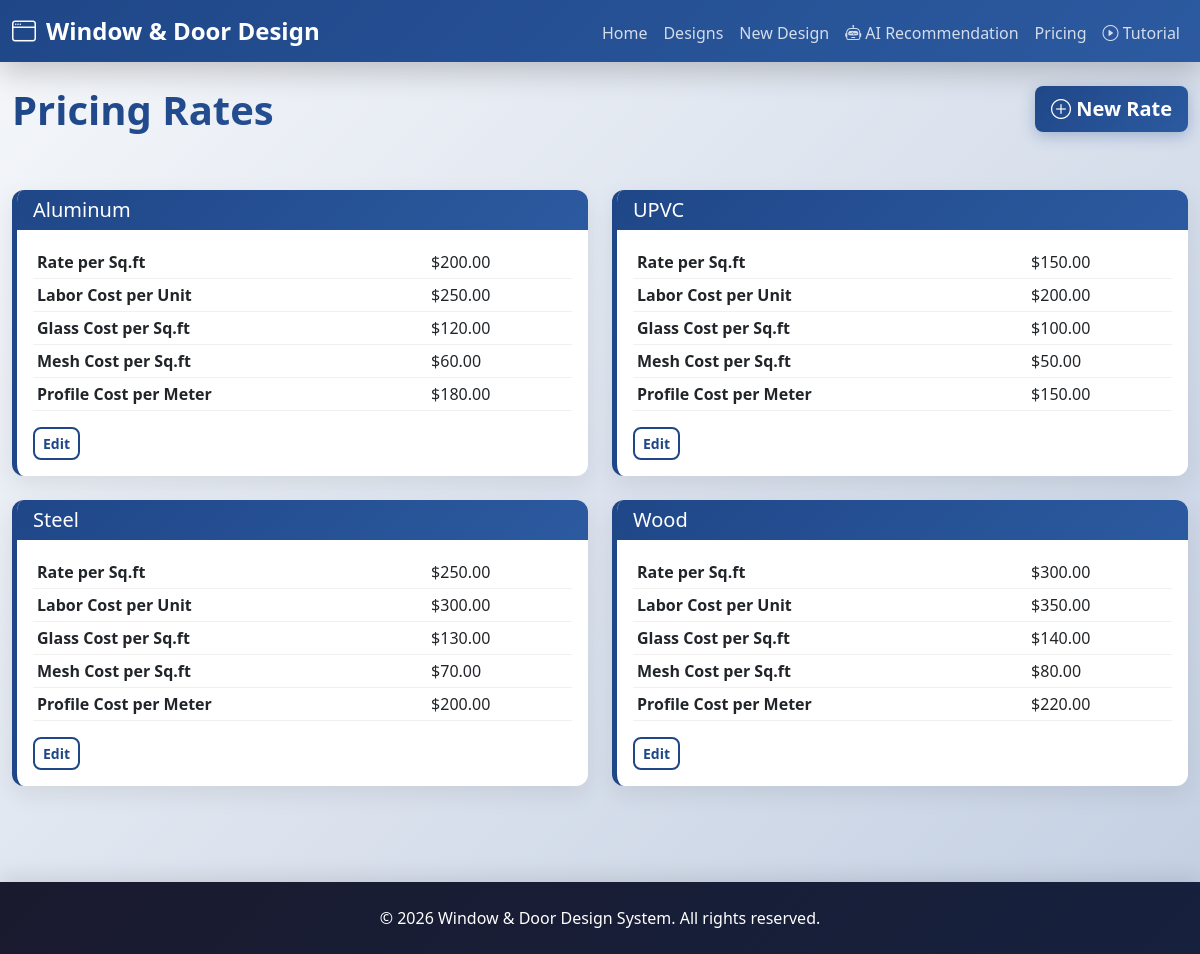
/pricing-rates/, run on the app's committed database.
### design_system/models.py (models this page shows, shortened)
class PricingRate(models.Model):
    MATERIAL_TYPE_CHOICES = [
        ('aluminum', 'Aluminum'),
        ('upvc', 'UPVC'),
        ('steel', 'Steel'),
        ('wood', 'Wood'),
    ]
    material_type = models.CharField(max_length=20, choices=MATERIAL_TYPE_CHOICES)
    rate_per_sqft = models.DecimalField(max_digits=10, decimal_places=2, default=0)
    labor_cost_per_unit = models.DecimalField(max_digits=10, decimal_places=2, default=0)
    glass_cost_per_sqft = models.DecimalField(max_digits=10, decimal_places=2, default=100)
    mesh_cost_per_sqft = models.DecimalField(max_digits=10, decimal_places=2, default=50)
    profile_cost_per_meter = models.DecimalField(max_digits=10, decimal_places=2, default=150)
    class Meta:
        verbose_name_plural = "Pricing Rates"

### design_system/views.py (the view)
# urls.py: path('pricing-rates/', views.pricing_rates, name='pricing_rates'),
def pricing_rates(request):
    rates = PricingRate.objects.all()
    context = {'rates': rates, 'page_title': 'Pricing Rates'}
    return render(request, 'pricing_rates.html', context)

### templates/pricing_rates.html (shortened to what this page needs)
{% extends 'base.html' %}
{% block content %}
<div class="row mb-4">
    <div class="col-md-8">
        <h1 class="page-title">Pricing Rates</h1>
    </div>
    <div class="col-md-4 text-end">
        <a href="{% url 'create_pricing_rate' %}" class="btn btn-primary btn-lg">
            <i class="bi bi-plus-circle"></i> New Rate
        </a>
    </div>
</div>
{% if rates %}
<div class="row">
    {% for rate in rates %}
    <div class="col-md-6 mb-4">
        <div class="card">
            <div class="card-header">
                <h5 class="mb-0">{{ rate.get_material_type_display }}</h5>
            </div>
            <div class="card-body">
                <table class="table table-sm">
                    <tr>
                        <th>Rate per Sq.ft</th>
                        <td>${{ rate.rate_per_sqft }}</td>
                    </tr>
                    <tr>
                        <th>Labor Cost per Unit</th>
                        <td>${{ rate.labor_cost_per_unit }}</td>
                    </tr>
                    <tr>
                        <th>Glass Cost per Sq.ft</th>
                        <td>${{ rate.glass_cost_per_sqft }}</td>
                    </tr>
                    <tr>
                        <th>Mesh Cost per Sq.ft</th>
                        <td>${{ rate.mesh_cost_per_sqft }}</td>
                    </tr>
                    <tr>
                        <th>Profile Cost per Meter</th>
                        <td>${{ rate.profile_cost_per_meter }}</td>
                    </tr>
                </table>
                <div class="d-flex gap-2">
                    <a href="{% url 'edit_pricing_rate' rate.pk %}" class="btn btn-outline-primary btn-sm">Edit</a>
                </div>
            </div>
        </div>
    </div>
    {% endfor %}
</div>
{% endif %}
{% endblock %}

### static/css/style.css (style rules this page uses)
:root { --primary-color: #1f4788; --secondary-color: #2c5aa0; --accent-color: #ff6b6b; --light-bg: #f8f9fa; --success-color: #10b981; --info-color: #3b82f6; }
* { transition: all 0.3s cubic-bezier(0.4, 0, 0.2, 1); }
body { font-family: 'Segoe UI', Tahoma, Geneva, Verdana, sans-serif; background: linear-gradient(135deg, #f5f7fa 0%, #c3cfe2 100%); background-attachment: fixed; min-height: 100vh; }
.btn-primary { background: linear-gradient(135deg, var(--primary-color) 0%, var(--secondary-color) 100%); border: none; border-radius: 8px; font-weight: 600; box-shadow: 0 4px 15px rgba(31, 71, 136, 0.3); transition: all 0.3s ease; position: relative; overflow: hidden; }
.btn-primary::before { content: ''; position: absolute; top: 0; left: -100%; width: 100%; height: 100%; background: rgba(255,255,255,0.2); transition: left 0.3s ease; }
.btn-outline-primary { border: 2px solid var(--primary-color); color: var(--primary-color); border-radius: 8px; font-weight: 600; }
.card { border: none; border-radius: 12px; box-shadow: 0 8px 25px rgba(0,0,0,0.08); transition: all 0.3s cubic-bezier(0.4, 0, 0.2, 1); border-left: 5px solid var(--primary-color); background: white; overflow: hidden; }
.card::before { content: ''; position: absolute; top: 0; left: 0; right: 0; height: 3px; background: linear-gradient(90deg, var(--primary-color), var(--secondary-color)); opacity: 0; }
.card-header { background: linear-gradient(135deg, var(--primary-color) 0%, var(--secondary-color) 100%); color: white; border: none; font-weight: 600; }
.page-title { color: var(--primary-color); margin-bottom: 2rem; font-weight: 700; font-size: 2.5rem; animation: fadeInDown 0.6s ease; background: linear-gradient(135deg, var(--primary-color) 0%, var(--secondary-color) 100%); -webkit-background-clip: text; -webkit-text-fill-color: transparent; background-clip: text; }
table { border-collapse: separate; border-spacing: 0; }
table tbody tr { transition: all 0.3s ease; border-bottom: 1px solid #f0f0f0; }

### data on the page
PricingRate: material_type "Aluminum", rate_per_sqft "200.00", labor_cost_per_unit "250.00", glass_cost_per_sqft "120.00", mesh_cost_per_sqft "60.00", profile_cost_per_meter "180.00"
PricingRate: material_type "UPVC", rate_per_sqft "150.00", labor_cost_per_unit "200.00", glass_cost_per_sqft "100.00", mesh_cost_per_sqft "50.00", profile_cost_per_meter "150.00"
PricingRate: material_type "Steel", rate_per_sqft "250.00", labor_cost_per_unit "300.00", glass_cost_per_sqft "130.00", mesh_cost_per_sqft "70.00", profile_cost_per_meter "200.00"
PricingRate: material_type "Wood", rate_per_sqft "300.00", labor_cost_per_unit "350.00", glass_cost_per_sqft "140.00", mesh_cost_per_sqft "80.00", profile_cost_per_meter "220.00"
